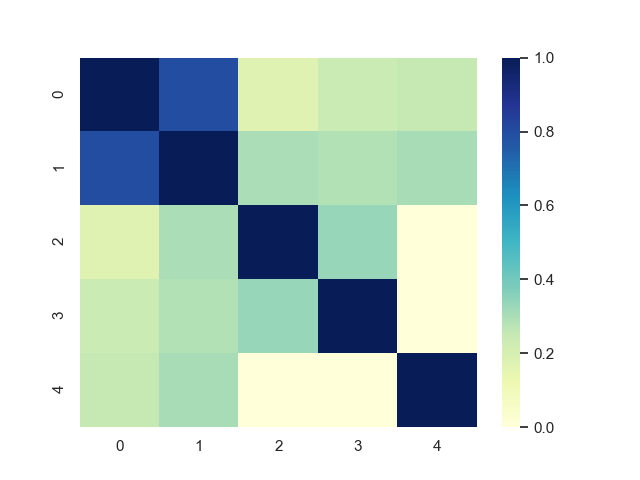

Python code for this plot:
import pymol
import os
from pymol import cmd
#import fpkit.similarity as fps
#import fpkit.filters as filters
#import pandas as pd
import oddt
import oddt.fingerprints as fp
#import os
import numpy as np
import glob
import sys
import numpy as np
from .General import GenerateRotList
from .General import CreateHeatMap
from .General import FilterFiles, GeneralSimCheck, File_write, DirSearch, natural_sort
from .Print2D import Print2D
from .Preprocessing import PDBInfo_Wrapper

global Testing
Testing = 0
# Will be used as a switch- when it is on then we have lots of output to test, off we do not have any

#######################################################################################################

# Takes the np array and then writes to file
# Takes in a LigandList, Array to write to the file, and type of fingerprint
def Fingerprint_write(LigList, FArr, Type, PDB_code):

# 'Fingerprint_SPLIF.csv'

    f2 = open(Type + '_' + PDB_code + '_' + '_Fingerprint.csv', 'w')
    f2.write('Fingerprint values'+'\n')
    f2.write(' ,')

    for file in LigList:
        f2.write(file + ', ')

    f2.write('\n')
    row_t = 0
    for row in FArr:
        f2.write(LigList[row_t] + ', ')
        for item in row:
            f2.write(str(item) + ', ')
        f2.write('\n')
        row_t = row_t + 1

######################################################################################################################

# Take the protein name, list of ligands and then the type of fingerprint required (SimpleInteraction, Interaction, SPLIF)

# Type is "SPLIF", "Interaction", or "Simple_Interaction"
def Fingerprint(proteinName, Listoflig, Type):
    # Setting up the array
    ligsize = len(Listoflig)
    All_Fingerprint = np.zeros((ligsize, ligsize))
    print("prot name: ")
    print(proteinName)

    cur_row = 0
    for ref in Listoflig:

        # Divide by the type of fingerprint

        if Type == "SPLIF":
            # Fill up the row with the fingerprint data
            All_Fingerprint[cur_row, :] = SPLIF_Fingerprint(ref, Listoflig, proteinName)

        elif Type == "Interaction":
            All_Fingerprint[cur_row, :] = Interaction_Fingerprint(ref, Listoflig, proteinName)

        else:
            All_Fingerprint[cur_row, :] = Simple_Interaction_Fingerprint(ref, Listoflig, proteinName)
        # Puts list into the corresponding row of the np array

        cur_row += 1
    print(All_Fingerprint)

    # Ideally the create heat map would be in the wrapper
    return Listoflig, All_Fingerprint

# Give it a string to indicate the file to write to as well as the type of fingerprint
#    Fingerprint_write(Listoflig, All_Fingerprint, FingerprintTypeString)

######################################################################################################################

# Convert the pdbqt files to pdb using pymol and then use the toolkit

# Take the .pdb ligand files (List of ligands) and the .pdb protein file
# for each, make a fingerprint and output
def SPLIF_Fingerprint(ref_input, Listoflig, proteinpath):
    F_Scores = [0]*len(Listoflig)
    # Read in protein
    print("protein path: " + proteinpath)
    print("list of lig: ")
    print(Listoflig)
 #   proteinpath = r"C:\Users\Justine\PycharmProjects\Oligomer_script\Vina_docking\Dimers\Docking\1FX9\1fx9.pdbqt"
    protein = next(oddt.toolkit.readfile('pdb', proteinpath))
    print("splif wants to make fingerprint")
    print(proteinpath)
    protein.protein = True

    # Read in and define the reference ligand
    ref_ligand = next(oddt.toolkit.readfile('pdb', ref_input))
    ref = fp.SPLIF(ref_ligand, protein)

    # Loop through each ligand in the list
    count = 0
   # print(Listoflig)
    for ligandpath in Listoflig:
        ligand = next(oddt.toolkit.readfile('pdb', ligandpath))
        fp_query = fp.SPLIF(ligand, protein)

        # similarity score for current query
        F_Scores[count] = fp.similarity_SPLIF(ref, fp_query, rmsd_cutoff=3.)
        count = count + 1
    return F_Scores


######################################################################################################################

# Convert the pdbqt files to pdb using pymol and then use the toolkit

# Take the .pdb ligand files (List of ligands) and the .pdb protein file
def Interaction_Fingerprint(ref_input, Listoflig, proteinpath):
    F_Scores = [0]*len(Listoflig)

    # Read in protein
    protein = next(oddt.toolkit.readfile('pdb', proteinpath))
    protein.protein = True

    # Read in and define the reference ligand
    ref_ligand = next(oddt.toolkit.readfile('pdb', ref_input))
    ref = fp.InteractionFingerprint(ref_ligand, protein)

    # Loop through each ligand in the list
    count = 0
    print(Listoflig)
    for ligandpath in Listoflig:
        ligand = next(oddt.toolkit.readfile('pdb', ligandpath))
        fp_query = fp.InteractionFingerprint(ligand, protein)

        # similarity score for current query
        cur_score = fp.dice(ref, fp_query)
       # tan = fp.tanimoto(fp_query, ref)
        F_Scores[count] = cur_score
        print(cur_score)
        count = count + 1
    return F_Scores

######################################################################################################################

# Takes in a list with some extra files that may not be ligands, only outputs the files that are of the same format
def ListtoLig(all_files):
    # Check the files for duplicates

    ListofDup = []
    for item in all_files:
        res = ''.join([i for i in item if not i.isdigit()])
        if ListofDup is None:
            # add element and num

            # add to list of duplicates
            ListofDup.append([res, 0, [item]])

        else:
            # Check each item
            d_count = 0
            added_item = 0
            for y in ListofDup:
                if y[0] == res:
                    # Add one to that entry
                    ListofDup[d_count][1] = y[1] + 1
                    ListofDup[d_count][2].append(item)
                    added_item = 1
                d_count += 1

            if added_item == 0:
                # add entry to listofdup
                ListofDup.append([res, 0, [item]])

    max_item = ""
    max_num = 0
    max_dup = 0
    # Go through each of the items from the list and
    dup_index = 0

    for dup in ListofDup:
        if dup[1] > max_num:
            max_item = dup[0]
            max_num = dup[1]
            max_dup = dup_index
        dup_index += 1

    # returns a list of the ligands, including their extension
    return(ListofDup[max_dup][2])

######################################################################################################################

# Take the .pdb ligand files (List of ligands) and the .pdb protein file
def Simple_Interaction_Fingerprint(ref_input, Listoflig, proteinpath):
    F_Scores = [0]*len(Listoflig)

    # Read in protein
    protein = next(oddt.toolkit.readfile('pdb', proteinpath))
    protein.protein = True

    # Read in and define the reference ligand
    ref_ligand = next(oddt.toolkit.readfile('pdb', ref_input))
    ref = fp.SimpleInteractionFingerprint(ref_ligand, protein)

    # Loop through each ligand in the list
    count = 0
    print(Listoflig)
    for ligandpath in Listoflig:
        ligand = next(oddt.toolkit.readfile('pdb', ligandpath))
        fp_query = fp.SimpleInteractionFingerprint(ligand, protein)

        # similarity score for current query
        cur_score = fp.dice(ref, fp_query)
       # tan = fp.tanimoto(fp_query, ref)
        F_Scores[count] = cur_score
        print(cur_score)
        count = count + 1
  #  print(F_Scores)
    # Returns a list of the fingerprint scores
    return F_Scores

######################################################################################################################

def PDBQTtoPDB(savename, mol):
    cmd.load(mol)
    save_as = savename + ".pdb"
    mol_s = mol.rsplit(".", 1)[0]
    cmd.save(save_as, mol_s)
    # returns the name of the newly made pdb file
    return save_as

######################################################################################################################


def ComplextoLigand(ComplexId, ResId):

    # for each file
    files = DirSearch(ComplexId)
    Ligands = []

    for complex in files:
        print("complex")
        print(complex)
        cmd.load(complex)

        # Ligand name, file extension
        l_name, file_ext = complex.rsplit('.', 1)

        cmd.save(l_name + '_l.pdb', l_name + ' and resn ' + ResId)
        Ligands.append(l_name + '_l.pdb')

    # Protein file
    protein = 'protein_l.pdb'
    # Ligand name, file extension
    ligand_name, file_ext = files[0].rsplit('.', 1)
    cmd.save('protein_l.pdb', ligand_name + ' and not resn ' + ResId)

    return Ligands, protein


######################################################################################################################

# Type is a list, goes through each in the list
def Fingerprint_Wrapper(info, Type, PDB_code, SI_cutoff, SPLIF_cutoff, TextInteraction):
    working_dir = ""
    # Tab 1, just the ligands and the protein file

    # Files to clean up
    Clean_up = []

    if len(info) == 2:
        pfile, LigandID = info
        working_dir = os.path.dirname(pfile)
        os.chdir(working_dir)
        protein_name = pfile

        # Ligand files from the DirSearch, either .pdb or other
        Ligand_files = DirSearch(LigandID)
        Ligand_Names_total = list(Ligand_files)
        for x in Ligand_files:
            print("FP")
            print("Ligand files:" + x)

        # Ligand name, file extension
        ligand_name, file_ext = Ligand_files[0].rsplit('.', 1)

        PDBLigands = []
        if file_ext is not "pdb":
            for lig in Ligand_files:
                ligand_name, file_ext = lig.rsplit('.', 1)
                print("ligand pdbqt")
                PDBQTtoPDB(ligand_name + '_l', lig)
                PDBLigands.append(ligand_name + '_l.pdb')

            print("protein pdbqt:")
            PDBQTtoPDB('protein_l', os.path.basename(pfile))
            protein_name = 'protein_l.pdb'

            # Add to clean up list
            Clean_up = PDBLigands
       #     Clean_up.append(protein_name)

            Ligand_files = PDBLigands

        # need to check if the ligand files are .pdb

        #Ligand_files.sort()
        lf = natural_sort(Ligand_files)
        Ligand_files = lf

        LigFiles = natural_sort(Ligand_files)
        Ligand_files = LigFiles

    else:
        # Tab 2

        pdir, ComplexID, LigResID = info
        working_dir = pdir
        os.chdir(pdir)

        # Complex to ligand, by using the residue identifier
        Ligand_files, protein_name = ComplextoLigand(ComplexID, LigResID)
        Ligand_Names_total = list(Ligand_files)

        # Add to clean up list
        Clean_up = Ligand_files
     #   Clean_up.append(protein_name)

        lf = natural_sort(Ligand_files)
        Ligand_files = lf


    # For each of the values in the list
    for fprint in Type:
        # Define these variables
        Listoflig, All_Fingerprint = Fingerprint(protein_name, Ligand_files, fprint)

      #  SI_cutoff, I_cutoff, SPLIF_cutoff


        if fprint is "SPLIF":
            cutoff = SPLIF_cutoff

        else:
            cutoff = SI_cutoff

        RotNumList = ["0"] * len(Listoflig)
        # Rotlist (minus the .pdb), Rotstruct
        FPList = []
        for el in Listoflig:
            el_name, ext = el.rsplit('.', 1)
            FPList.append(el_name)

        GeneralSimCheck(FPList, Listoflig, RotNumList, All_Fingerprint, working_dir, "Fingerprint", float(cutoff), fprint)
        # Write to a .csv file

        RotationLabel = []
        for rotLab in Ligand_Names_total:
            RotationLabel.append(rotLab.replace('_l', ''))


        # 2D resn, and corresponding atoms
        if TextInteraction[0] == 1:
            x = 0
            for Ligand in Ligand_files:
                Print2D(Ligand, RotationLabel[x], protein_name, float(TextInteraction[1]))
                x = x + 1

        File_write(natural_sort(RotationLabel), All_Fingerprint, "Fingerprint", fprint, PDB_code, working_dir)
        CreateHeatMap("Fingerprint", All_Fingerprint, natural_sort(RotationLabel), fprint, "rocket", PDB_code, working_dir)
    # In the case that there were complexes, we want to clean up the files that we made
    for lig in Clean_up:
        # Clean up files afterwards
        print("clean up files")
     #   for lig in Ligand_files:
        print("remove: " + lig)
        os.remove(lig)
    print("remove: " + protein_name)
    os.remove(protein_name)
    print("Fingerprint finished processing.")

######################################################################################################################
